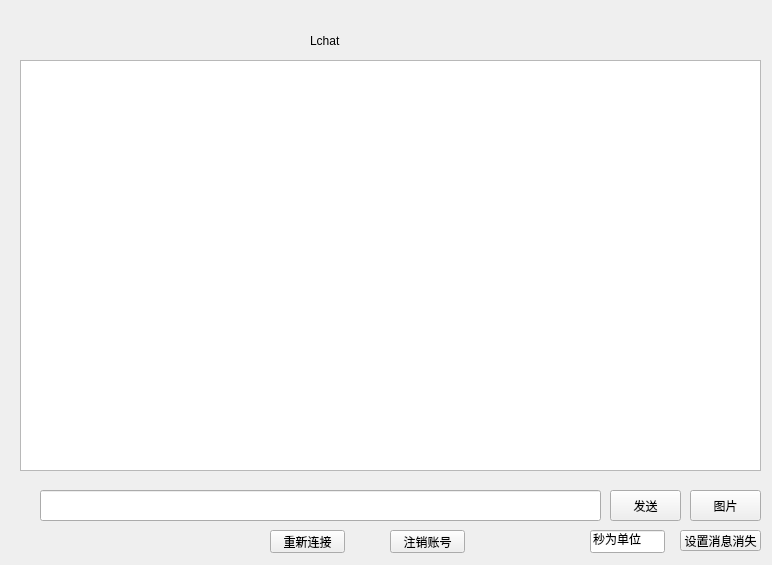
<?xml version="1.0" encoding="UTF-8"?>
<ui version="4.0">
 <class>Widget</class>
 <widget class="QWidget" name="Widget">
  <property name="geometry">
   <rect>
    <x>0</x>
    <y>0</y>
    <width>772</width>
    <height>565</height>
   </rect>
  </property>
  <property name="windowTitle">
   <string>Widget</string>
  </property>
  <widget class="QLabel" name="label">
   <property name="geometry">
    <rect>
     <x>310</x>
     <y>20</y>
     <width>101</width>
     <height>41</height>
    </rect>
   </property>
   <property name="styleSheet">
    <string notr="true">font: 28pt &quot;黑体&quot;;</string>
   </property>
   <property name="text">
    <string>Lchat</string>
   </property>
  </widget>
  <widget class="QTextEdit" name="textEdit">
   <property name="geometry">
    <rect>
     <x>20</x>
     <y>60</y>
     <width>741</width>
     <height>411</height>
    </rect>
   </property>
   <property name="html">
    <string>&lt;!DOCTYPE HTML PUBLIC &quot;-//W3C//DTD HTML 4.0//EN&quot; &quot;http://www.w3.org/TR/REC-html40/strict.dtd&quot;&gt;
&lt;html&gt;&lt;head&gt;&lt;meta name=&quot;qrichtext&quot; content=&quot;1&quot; /&gt;&lt;meta charset=&quot;utf-8&quot; /&gt;&lt;style type=&quot;text/css&quot;&gt;
p, li { white-space: pre-wrap; }
hr { height: 1px; border-width: 0; }
li.unchecked::marker { content: &quot;\2610&quot;; }
li.checked::marker { content: &quot;\2612&quot;; }
&lt;/style&gt;&lt;/head&gt;&lt;body style=&quot; font-family:'Microsoft YaHei UI'; font-size:9pt; font-weight:400; font-style:normal;&quot;&gt;
&lt;p align=&quot;center&quot; style=&quot; margin-top:0px; margin-bottom:0px; margin-left:0px; margin-right:0px; -qt-block-indent:0; text-indent:0px;&quot;&gt;&lt;span style=&quot; font-size:28pt;&quot;&gt; &lt;/span&gt;&lt;/p&gt;&lt;/body&gt;&lt;/html&gt;</string>
   </property>
  </widget>
  <widget class="QLineEdit" name="lineEdit">
   <property name="geometry">
    <rect>
     <x>40</x>
     <y>490</y>
     <width>561</width>
     <height>31</height>
    </rect>
   </property>
  </widget>
  <widget class="QPushButton" name="pushButton">
   <property name="geometry">
    <rect>
     <x>610</x>
     <y>490</y>
     <width>71</width>
     <height>31</height>
    </rect>
   </property>
   <property name="text">
    <string>发送</string>
   </property>
  </widget>
  <widget class="QPushButton" name="pushButton_2">
   <property name="geometry">
    <rect>
     <x>270</x>
     <y>530</y>
     <width>75</width>
     <height>23</height>
    </rect>
   </property>
   <property name="text">
    <string>重新连接</string>
   </property>
  </widget>
  <widget class="QPushButton" name="pushButton_3">
   <property name="geometry">
    <rect>
     <x>390</x>
     <y>530</y>
     <width>75</width>
     <height>23</height>
    </rect>
   </property>
   <property name="text">
    <string>注销账号</string>
   </property>
  </widget>
  <widget class="QPushButton" name="pushButton_4">
   <property name="geometry">
    <rect>
     <x>680</x>
     <y>530</y>
     <width>81</width>
     <height>21</height>
    </rect>
   </property>
   <property name="text">
    <string>设置消息消失</string>
   </property>
  </widget>
  <widget class="QLineEdit" name="lineEdit_2">
   <property name="geometry">
    <rect>
     <x>590</x>
     <y>530</y>
     <width>75</width>
     <height>23</height>
    </rect>
   </property>
   <property name="text">
    <string>秒为单位</string>
   </property>
  </widget>
  <widget class="QPushButton" name="pushButton_5">
   <property name="geometry">
    <rect>
     <x>690</x>
     <y>490</y>
     <width>71</width>
     <height>31</height>
    </rect>
   </property>
   <property name="text">
    <string>图片</string>
   </property>
  </widget>
 </widget>
 <resources/>
 <connections/>
</ui>
